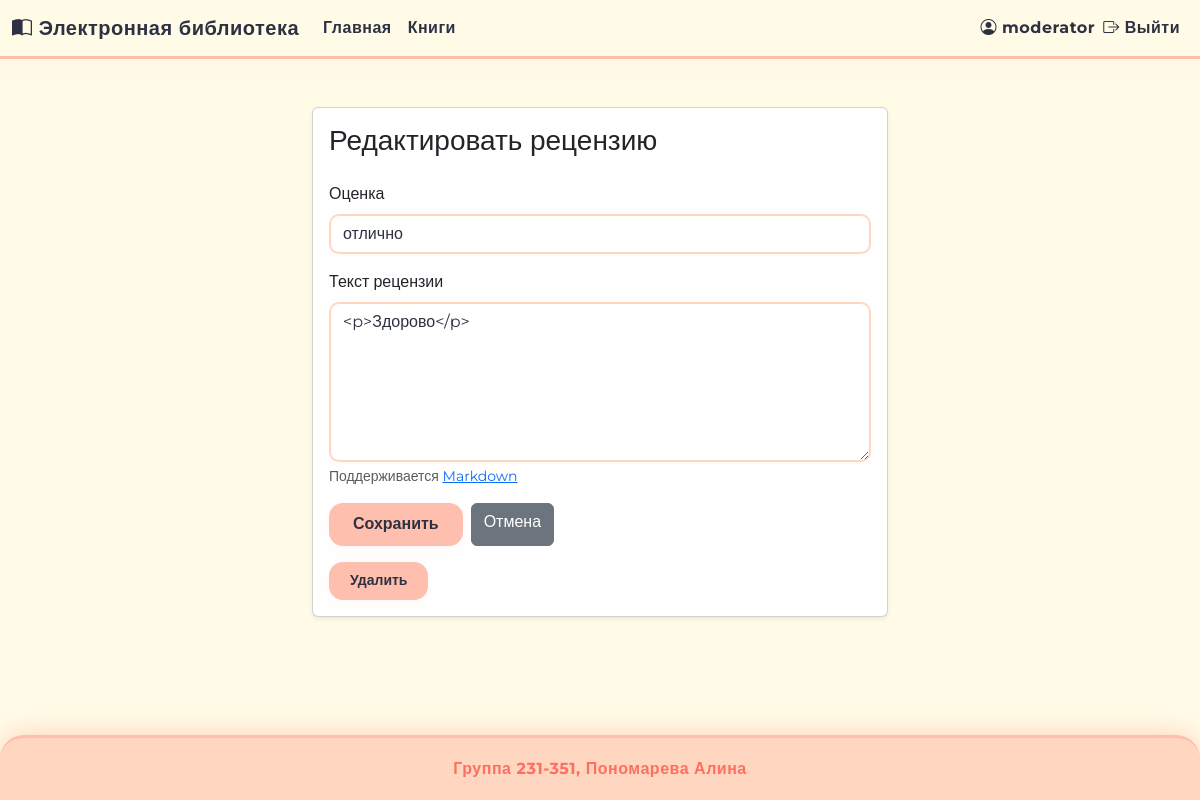
The app's page /review/1/edit (signed in) with its own data.
### app/models.py (models this page shows, shortened)
class User(db.Model, UserMixin):
    __tablename__ = 'user'
    id = db.Column(db.Integer, primary_key=True)
    username = db.Column(db.String(64), nullable=False, unique=True)
    password_hash = db.Column(db.String(128), nullable=False)
    last_name = db.Column(db.String(64), nullable=False)
    first_name = db.Column(db.String(64), nullable=False)
    middle_name = db.Column(db.String(64))
    role_id = db.Column(db.Integer, db.ForeignKey('role.id'), nullable=False)
    reviews = db.relationship('Review', backref='user', lazy=True, cascade="all, delete-orphan")
    def is_admin(self):
        return self.role and self.role.name == 'Администратор'
    def is_moderator(self):
        return self.role and self.role.name == 'Модератор'

class Review(db.Model):
    __tablename__ = 'review'
    id = db.Column(db.Integer, primary_key=True)
    book_id = db.Column(db.Integer, db.ForeignKey('book.id', ondelete='CASCADE'), nullable=False)
    user_id = db.Column(db.Integer, db.ForeignKey('user.id', ondelete='CASCADE'), nullable=False)
    rating = db.Column(db.Integer, nullable=False)
    text = db.Column(db.Text, nullable=False)
    created_at = db.Column(db.DateTime, default=datetime.utcnow, nullable=False)

### app/routes/reviews.py (the view)
@reviews.route('/review/<int:review_id>/edit', methods=['GET', 'POST'])
@login_required
def edit_review(review_id):
    review = Review.query.get_or_404(review_id)
    if not (
        current_user.is_authenticated and (
            current_user.id == review.user_id
            or current_user.is_admin()
            or current_user.is_moderator()
        )
    ):
        abort(403)
    form = ReviewForm(obj=review)
    if form.validate_on_submit():
        review.rating = form.rating.data
        review.text = form.text.data
        db.session.commit()
        flash('Рецензия обновлена', 'success')
        return redirect(url_for('books.view_book', book_id=review.book_id))
    return render_template('edit_review.html', form=form, review=review)

### app/routes/forms.py
class ReviewForm(FlaskForm):
    rating = SelectField(
        'Оценка',
        choices=[
            (5, 'отлично'),
            (4, 'хорошо'),
            (3, 'удовлетворительно'),
            (2, 'неудовлетворительно'),
            (1, 'плохо'),
            (0, 'ужасно')
        ],
        coerce=int,
        default=5,
        validators=[DataRequired()]
    )
    text = TextAreaField('Текст рецензии', validators=[DataRequired()])
    submit = SubmitField('Сохранить')

### app/__init__.py (called while the page is built)
def create_app():
    app = Flask(__name__)
    app.config.from_object('config.Config')
    db.init_app(app)
    login_manager.init_app(app)
    migrate.init_app(app, db)
    csrf.init_app(app)
    app.jinja_env.filters['markdown'] = markdown_filter
    from app.routes.app import main_bp
    from app.routes.books import books_bp
    from app.routes.auth import auth_bp
    from app.routes.reviews import reviews
    from app.routes.collections import collections_bp
    from app.routes.admin import admin_bp
    app.register_blueprint(main_bp)
    app.register_blueprint(books_bp)
    app.register_blueprint(auth_bp)
    app.register_blueprint(reviews)
    app.register_blueprint(collections_bp)
    app.register_blueprint(admin_bp)
    from app.models import User
    @login_manager.user_loader
    def load_user(user_id):
        return User.query.get(int(user_id))
    return app

### app/templates/edit_review.html (shortened to what this page needs)
{% extends "base.html" %}
{% block content %}
<div class="container my-4" style="max-width: 600px;">
    <div class="card shadow-sm">
        <div class="card-body">
            <h3 class="card-title mb-4">Редактировать рецензию</h3>
            <form method="post">
                <div class="mb-3">
                    {{ form.rating.label(class="form-label") }}
                    {{ form.rating(class="form-select") }}
                </div>
                <div class="mb-3">
                    {{ form.text.label(class="form-label") }}
                    {{ form.text(class="form-control", rows=6) }}
                    <div class="form-text">
                        Поддерживается <a href="https://ru.wikipedia.org/wiki/Markdown" target="_blank">Markdown</a>
                    </div>
                </div>
                <div class="d-flex gap-2">
                    <button type="submit" class="btn btn-success">{{ form.submit.label.text }}</button>
                    <a href="{{ url_for('books.view_book', book_id=review.book_id) }}" class="btn btn-secondary">Отмена</a>
                </div>
            </form>
            {% if current_user.is_authenticated and (
                current_user.is_admin() or
                current_user.is_moderator() or
                review.user_id == current_user.id
            ) %}
                <form action="{{ url_for('reviews.delete_review', review_id=review.id) }}" method="post" class="mt-3">
                    <button type="submit" class="btn btn-danger btn-sm" onclick="return confirm('Удалить рецензию?');">Удалить</button>
                </form>
            {% endif %}
        </div>
    </div>
</div>
{% endblock %}

### app/templates/base.html (shortened to what this page needs)
<!doctype html>
<html lang="ru">
<head>
    <link href="https://cdn.jsdelivr.net/npm/bootstrap@5.3.0/dist/css/bootstrap.min.css" rel="stylesheet">
    <link href="https://cdn.jsdelivr.net/npm/bootstrap-icons@1.10.5/font/bootstrap-icons.css" rel="stylesheet">
</head>
<body>
<div class="content-wrapper">
    <nav class="navbar navbar-expand-lg">
        <div class="container-fluid">
            <a class="navbar-brand" href="{{ url_for('main.index') }}">
                <i class="bi bi-book-half"></i> Электронная библиотека
            </a>
            <div class="collapse navbar-collapse" id="navbarNav">
                <ul class="navbar-nav me-auto mb-2 mb-lg-0">
                    <li class="nav-item">
                        <a class="nav-link" href="{{ url_for('main.index') }}">Главная</a>
                    </li>
                    <li class="nav-item">
                        <a class="nav-link" href="{{ url_for('main.index') }}">Книги</a>
                    </li>
                </ul>
                <ul class="navbar-nav ms-auto mb-2 mb-lg-0 align-items-center">
                    {% if current_user.is_authenticated %}
                        <li class="nav-item">
                            <span class="navbar-text">
                                <i class="bi bi-person-circle"></i>
                                {{ current_user.username }}
                            </span>
                        </li>
                        <li class="nav-item">
                            <a class="nav-link" href="{{ url_for('auth.logout') }}"><i class="bi bi-box-arrow-right"></i> Выйти</a>
                        </li>
                    {% endif %}
                </ul>
            </div>
        </div>
    </nav>
    <div class="container mt-4 flex-grow-1">
        {% block content %}
        {% endblock %}
    </div>
</div>
<footer class="text-center">
    Группа 231-351, Пономарева Алина
</footer>
</body>
</html>

### app/templates/base.html (style rules this page uses)
html, body { height: 100%; margin: 0; padding: 0; font-family: 'Montserrat', Arial, sans-serif; background: #fffbe7; color: #2d3142; min-height: 100vh; display: flex; flex-direction: column; }
.content-wrapper { flex: 1 0 auto; display: flex; flex-direction: column; }
.navbar { background: #fffbe7; border-bottom: 3px solid #ffbfae; box-shadow: 0 2px 18px rgba(255,182,155,0.10); }
.navbar-brand, .navbar-nav .nav-link, .navbar-text { color: #2d3142 !important; font-weight: 700; letter-spacing: 0.5px; }
.btn-primary, .btn-success, .btn-warning, .btn-danger { background: #ffbfae; border: none; color: #2d3142; font-weight: 700; border-radius: 14px; box-shadow: 0 4px 16px rgba(255,182,155,0.08); transition: background 0.3s, transform 0.2s; padding: 0.6em 1.5em; }
.form-select, .form-control { border: 2px solid #ffd6c0; border-radius: 10px; background: #fff; color: #2d3142; box-shadow: 0 1px 6px rgba(255,182,155,0.05); }
footer { background: #ffd6c0; color: #ff6f61; border-top: 3px solid #ffbfae; padding: 1.2rem 0; font-weight: 700; letter-spacing: 0.5px; border-radius: 24px 24px 0 0; margin-top: 2rem; box-shadow: 0 -2px 24px #ffd6c0; }
* { transition: background 0.2s, color 0.2s, box-shadow 0.2s, transform 0.2s; }

### records on screen
User: username "moderator"
Review: rating "отлично", text "<p>Здорово</p>"
